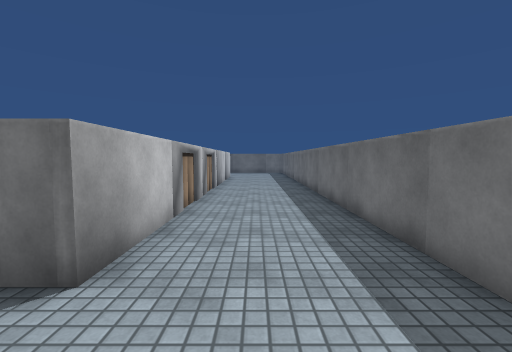
view 1 (above)

18 first-person views from a walk through a scene from a Unity 3-D project. The camera is 1.3 m above the floor, tilts 4° down and sees 90° across. The floor is counted in squares, 1 m on a side. Each view is taken from the middle of a square. On the plan, view 1 faces up. The plan holds only what a view shows up to about 13 squares ahead; the rest is blank. The place goes on beyond the plan. The player character is not drawn. Surface patterns are stand-ins for the level's own textures.

view 2
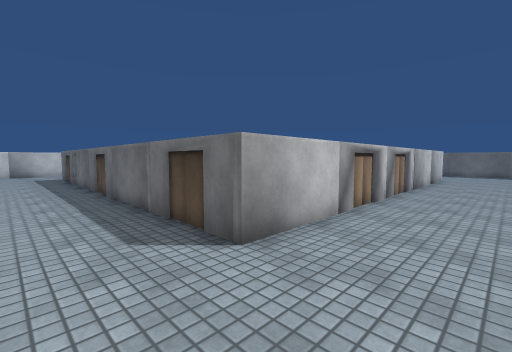

view 3
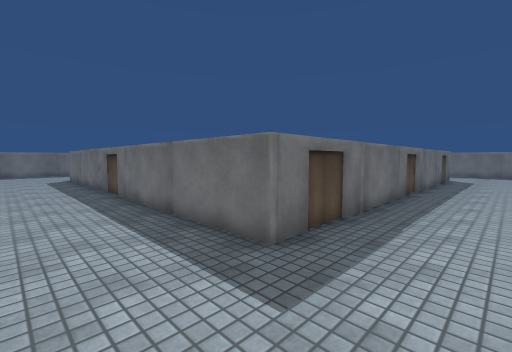

view 4
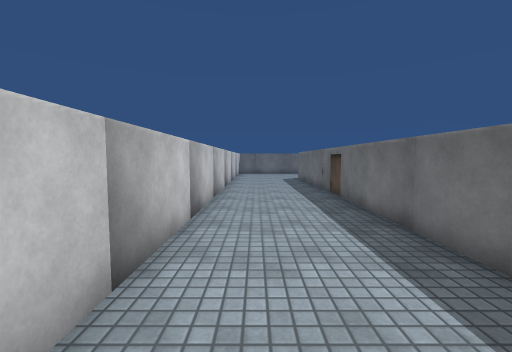

view 5
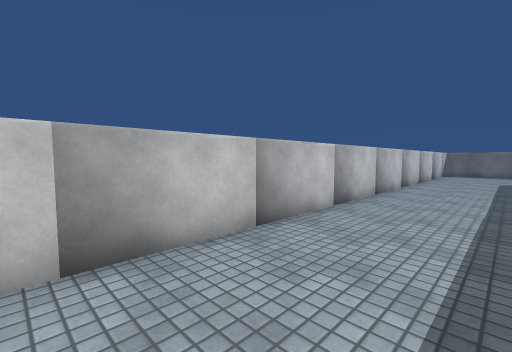

view 6
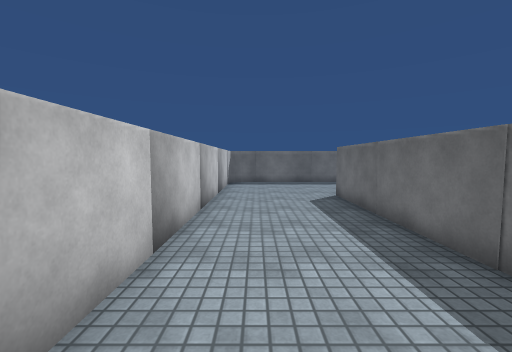

view 7
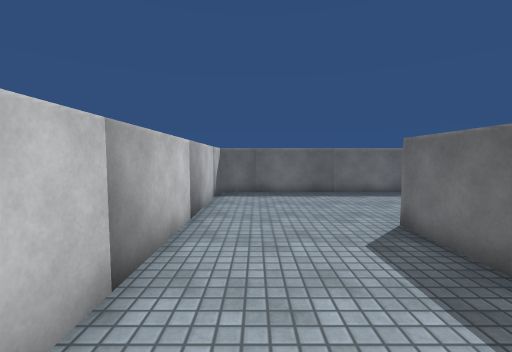

view 8
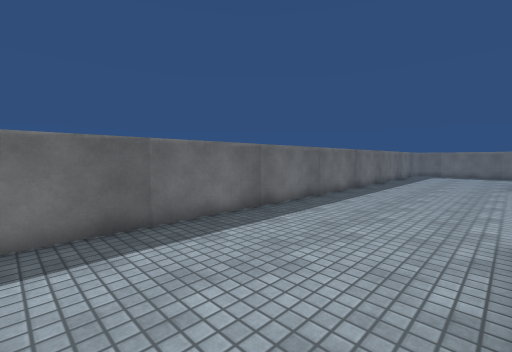

view 9
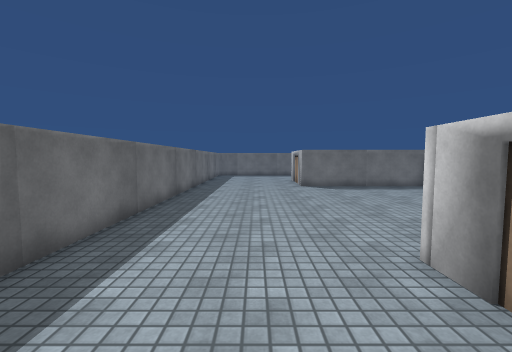

view 10
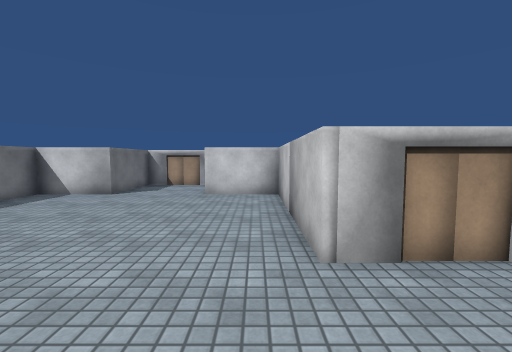

view 11
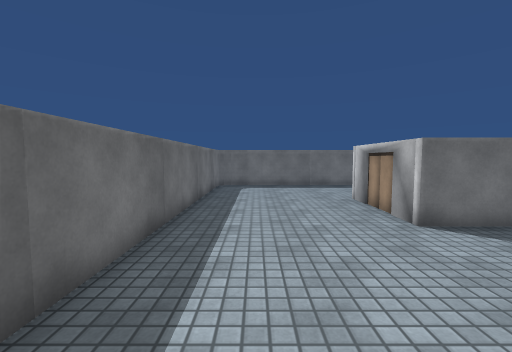

view 12
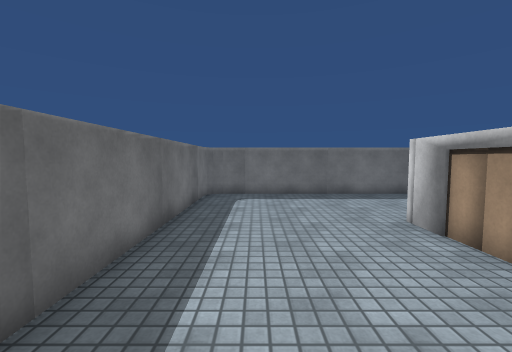

view 13
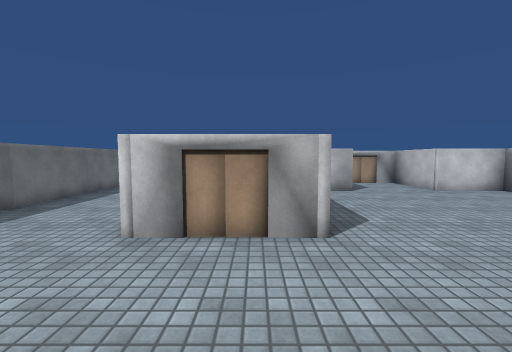

view 14
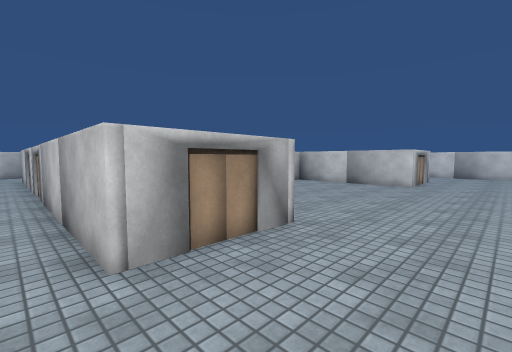

view 15
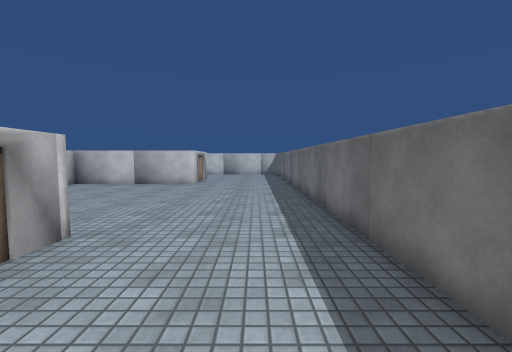

view 16
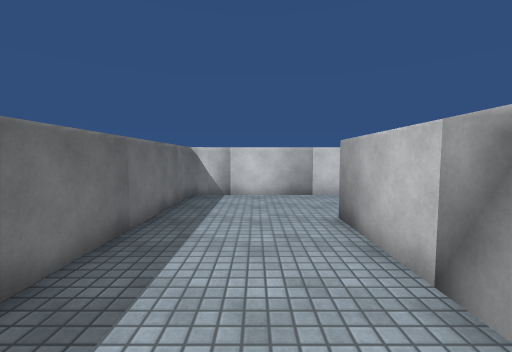

view 17
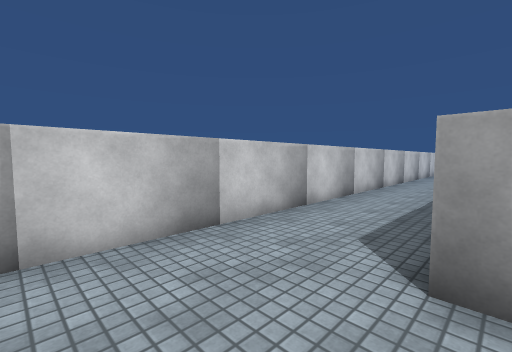

view 18
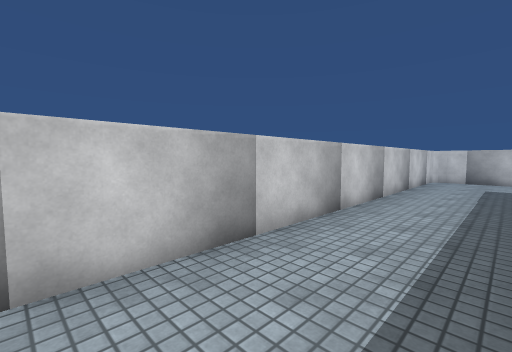

### Floor plan
Key: @ floor where view 1 was taken; # wall or solid block; . floor; O other object.
Columns run from 22 left of view 1 to 2 right of it. Each row starts with its distance up from view 1.
 23  O######################O
 22 O.......................O
 21 #.......................#
 20 #.......................#
 19 #.......................#
 18 #....OOOO........OOOO...#
 17 #....O  O........O  O...#
 16 #....O  O........O  O...#
 15 #....O  O........O  O...#
 14 #....O  O........O  O...#
 13 #....O  O........O  O...#
 12 #....O  OOOO..OOOO  O...#
 11 #....O     O..O     O...#
 10 #....O     O..O     O...#
  9 #....O     O##O     O...#
  8 #....O              O...#
  7 #....O              O...#
  6 #....O              O...#
  5 #....O              O...#
  4 #....O              O...#
  3 #....OOOO########OOOO...O
  2 #.......................O
  1 #.......................O
  0 O.....................@.O
 -1  O###################OOOO

Positions as (right, up) in squares from view 1, and headings:
1: (0, 0), facing up
2: (1, 0), facing up-left
3: (-20, 0), facing up-right
4: (-20, 1), facing up
5: (-18, 0), facing up-left
6: (-20, 9), facing up
7: (-20, 13), facing up
8: (-19, 18), facing up-right
9: (-17, 20), facing right
10: (-13, 21), facing down
11: (-10, 21), facing right
12: (-7, 21), facing right
13: (-4, 22), facing down
14: (-1, 21), facing down-left
15: (-1, 21), facing left
16: (0, 8), facing down
17: (1, 3), facing down-left
18: (-5, 2), facing down-left
